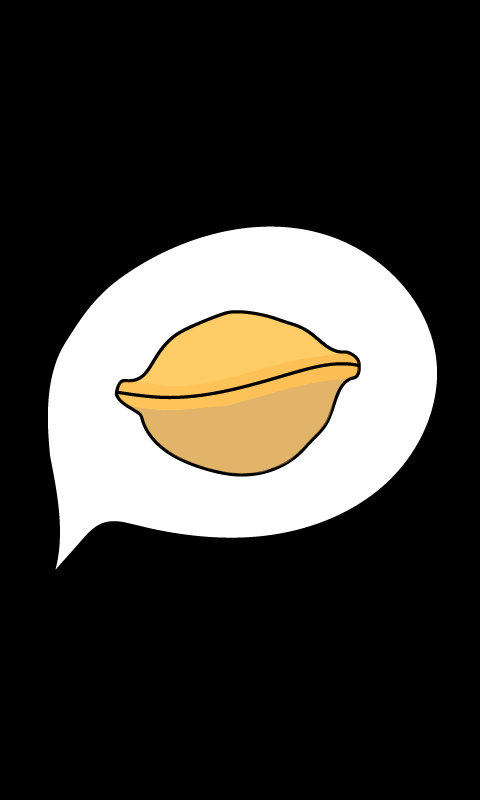

The image is a tile-based game level rendered from a .tmx file. Its description and source (layers, tilesets, objects; grid data summarised) follow:
An orthogonal 60x100 tile map with 8x8 px tiles, 1 tile layer (Tile Layer 1) and 167 objects.

<map version="1.4" tiledversion="1.4.3" orientation="orthogonal" renderorder="left-down" width="60" height="100" tilewidth="8" tileheight="8" infinite="0" nextlayerid="4" nextobjectid="168">
 <tileset firstgid="1" name="parrot" tilewidth="8" tileheight="8" tilecount="13200" columns="60">
  <image source="parrot.png" width="480" height="1760" />
 </tileset>
 <layer id="1" name="Tile Layer 1" width="60" height="100">
  <data>[6000 cells, 6000 non-empty, 6000 distinct tile ids]</data>
 </layer>
 <objectgroup id="2" name="PiirtoPisteet" visible="0">
  <object id="1" x="36.3298" y="598.044">
   <point />
  </object>
  <object id="2" x="46.5766" y="589.66">
   <point />
  </object>
  <object id="3" x="54.9604" y="581.276">
   <point />
  </object>
  <object id="4" x="63.3442" y="575.687">
   <point />
  </object>
  <object id="5" x="70.7965" y="564.509">
   <point />
  </object>
  <object id="6" x="82.9064" y="553.33">
   <point />
  </object>
  <object id="7" x="91.2902" y="543.083">
   <point />
  </object>
  <object id="8" x="105.263" y="535.631">
   <point />
  </object>
  <object id="9" x="115.51" y="530.042">
   <point />
  </object>
  <object id="10" x="127.62" y="532.837">
   <point />
  </object>
  <object id="11" x="139.73" y="535.631">
   <point />
  </object>
  <object id="12" x="150.908" y="538.426">
   <point />
  </object>
  <object id="13" x="166.744" y="539.357">
   <point />
  </object>
  <object id="14" x="179.786" y="544.946">
   <point />
  </object>
  <object id="15" x="194.69" y="546.81">
   <point />
  </object>
  <object id="16" x="212.389" y="547.741">
   <point />
  </object>
  <object id="17" x="231.02" y="544.946">
   <point />
  </object>
  <object id="18" x="249.651" y="544.946">
   <point />
  </object>
  <object id="19" x="265.487" y="543.083">
   <point />
  </object>
  <object id="20" x="281.323" y="539.357">
   <point />
  </object>
  <object id="21" x="295.296" y="537.494">
   <point />
  </object>
  <object id="22" x="307.406" y="533.768">
   <point />
  </object>
  <object id="23" x="319.516" y="529.11">
   <point />
  </object>
  <object id="24" x="332.557" y="522.59">
   <point />
  </object>
  <object id="25" x="344.667" y="517">
   <point />
  </object>
  <object id="26" x="357.708" y="511.411">
   <point />
  </object>
  <object id="27" x="370.75" y="503.959">
   <point />
  </object>
  <object id="28" x="380.997" y="495.575">
   <point />
  </object>
  <object id="29" x="394.038" y="485.328">
   <point />
  </object>
  <object id="30" x="403.354" y="475.082">
   <point />
  </object>
  <object id="31" x="416.395" y="460.177">
   <point />
  </object>
  <object id="32" x="424.779" y="444.341">
   <point />
  </object>
  <object id="33" x="433.163" y="427.573">
   <point />
  </object>
  <object id="34" x="437.82" y="406.148">
   <point />
  </object>
  <object id="35" x="442.478" y="380.065">
   <point />
  </object>
  <object id="36" x="441.546" y="354.914">
   <point />
  </object>
  <object id="37" x="436.889" y="339.078">
   <point />
  </object>
  <object id="38" x="427.573" y="318.584">
   <point />
  </object>
  <object id="39" x="420.121" y="306.474">
   <point />
  </object>
  <object id="40" x="412.669" y="295.296">
   <point />
  </object>
  <object id="41" x="401.49" y="282.254">
   <point />
  </object>
  <object id="42" x="385.654" y="270.144">
   <point />
  </object>
  <object id="43" x="371.681" y="259.898">
   <point />
  </object>
  <object id="44" x="351.188" y="245.925">
   <point />
  </object>
  <object id="45" x="336.283" y="239.404">
   <point />
  </object>
  <object id="46" x="318.584" y="232.883">
   <point />
  </object>
  <object id="47" x="299.953" y="228.225">
   <point />
  </object>
  <object id="48" x="279.46" y="226.362">
   <point />
  </object>
  <object id="49" x="260.829" y="224.499">
   <point />
  </object>
  <object id="50" x="233.815" y="228.225">
   <point />
  </object>
  <object id="51" x="206.8" y="231.02">
   <point />
  </object>
  <object id="52" x="250.582" y="226.362">
   <point />
  </object>
  <object id="53" x="223.568" y="231.952">
   <point />
  </object>
  <object id="54" x="290.638" y="226.362">
   <point />
  </object>
  <object id="55" x="311.132" y="231.02">
   <point />
  </object>
  <object id="56" x="361.435" y="250.582">
   <point />
  </object>
  <object id="57" x="196.553" y="236.609">
   <point />
  </object>
  <object id="58" x="178.854" y="239.404">
   <point />
  </object>
  <object id="59" x="167.676" y="245.925">
   <point />
  </object>
  <object id="60" x="157.429" y="250.582">
   <point />
  </object>
  <object id="61" x="145.319" y="257.103">
   <point />
  </object>
  <object id="62" x="136.004" y="262.692">
   <point />
  </object>
  <object id="63" x="122.962" y="270.144">
   <point />
  </object>
  <object id="64" x="114.578" y="279.46">
   <point />
  </object>
  <object id="65" x="107.126" y="285.049">
   <point />
  </object>
  <object id="66" x="95.9478" y="296.227">
   <point />
  </object>
  <object id="67" x="84.7694" y="307.406">
   <point />
  </object>
  <object id="68" x="78.2487" y="317.653">
   <point />
  </object>
  <object id="69" x="69.8649" y="325.105">
   <point />
  </object>
  <object id="70" x="64.2757" y="336.283">
   <point />
  </object>
  <object id="71" x="54.9604" y="348.393">
   <point />
  </object>
  <object id="72" x="51.2343" y="363.298">
   <point />
  </object>
  <object id="73" x="46.5766" y="380.065">
   <point />
  </object>
  <object id="74" x="40.0559" y="403.354">
   <point />
  </object>
  <object id="75" x="46.5766" y="393.107">
   <point />
  </object>
  <object id="76" x="43.782" y="415.463">
   <point />
  </object>
  <object id="77" x="42.8505" y="434.094">
   <point />
  </object>
  <object id="78" x="43.782" y="448.999">
   <point />
  </object>
  <object id="79" x="46.5766" y="462.972">
   <point />
  </object>
  <object id="80" x="49.3712" y="475.082">
   <point />
  </object>
  <object id="81" x="51.2343" y="488.123">
   <point />
  </object>
  <object id="82" x="51.2343" y="500.233">
   <point />
  </object>
  <object id="83" x="54.9604" y="523.521">
   <point />
  </object>
  <object id="84" x="53.0973" y="511.411">
   <point />
  </object>
  <object id="85" x="54.9604" y="536.563">
   <point />
  </object>
  <object id="86" x="53.0973" y="549.604">
   <point />
  </object>
  <object id="87" x="52.1658" y="562.646">
   <point />
  </object>
  <object id="88" x="116.442" y="393.107">
   <point />
  </object>
  <object id="89" x="124.825" y="394.97">
   <point />
  </object>
  <object id="90" x="137.867" y="395.901">
   <point />
  </object>
  <object id="91" x="152.771" y="397.764">
   <point />
  </object>
  <object id="92" x="168.607" y="398.696">
   <point />
  </object>
  <object id="93" x="183.512" y="396.833">
   <point />
  </object>
  <object id="94" x="198.416" y="396.833">
   <point />
  </object>
  <object id="95" x="213.321" y="395.901">
   <point />
  </object>
  <object id="96" x="226.362" y="391.244">
   <point />
  </object>
  <object id="97" x="244.061" y="388.449">
   <point />
  </object>
  <object id="98" x="258.966" y="382.86">
   <point />
  </object>
  <object id="99" x="272.939" y="380.065">
   <point />
  </object>
  <object id="100" x="286.912" y="375.408">
   <point />
  </object>
  <object id="101" x="299.022" y="371.681">
   <point />
  </object>
  <object id="102" x="315.789" y="367.955">
   <point />
  </object>
  <object id="103" x="333.489" y="367.955">
   <point />
  </object>
  <object id="104" x="349.325" y="367.024">
   <point />
  </object>
  <object id="105" x="358.64" y="369.818">
   <point />
  </object>
  <object id="106" x="354.914" y="377.271">
   <point />
  </object>
  </objectgroup>
 <objectgroup id="3" name="VoittoPisteet">
  <!-- 21 objects omitted --></objectgroup>
</map>
<!-- 61 of 167 objects omitted -->
